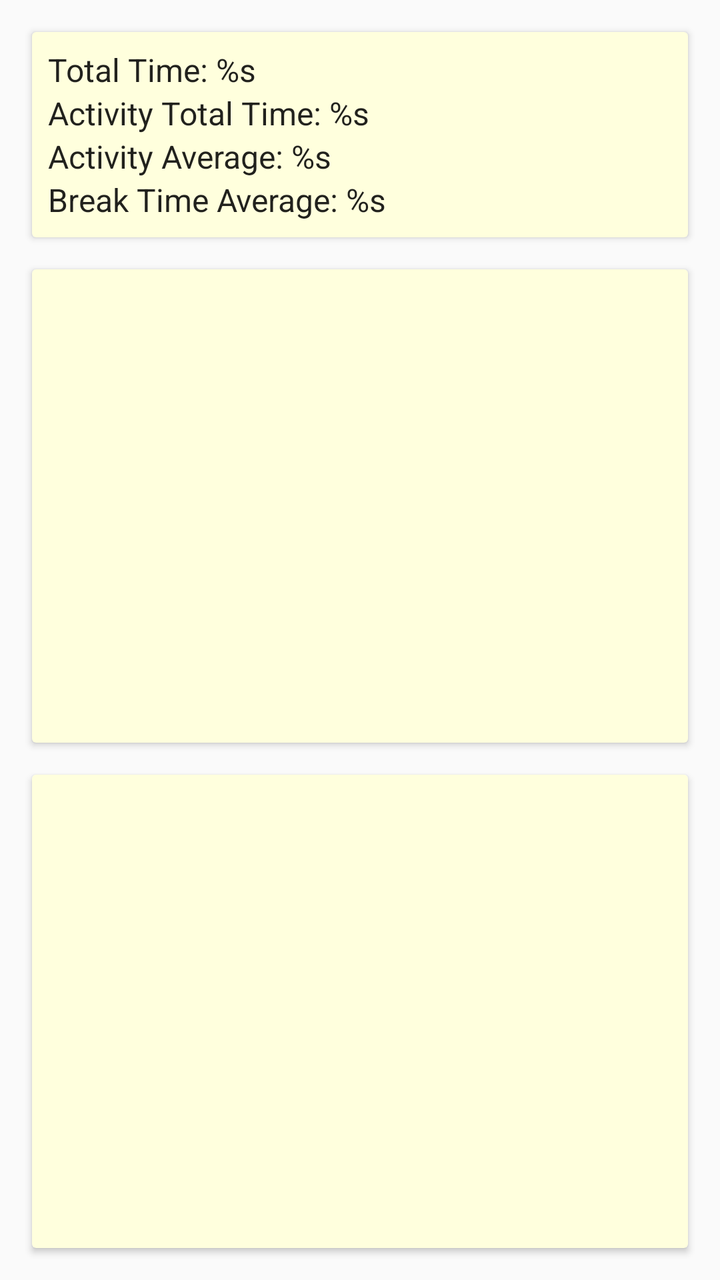
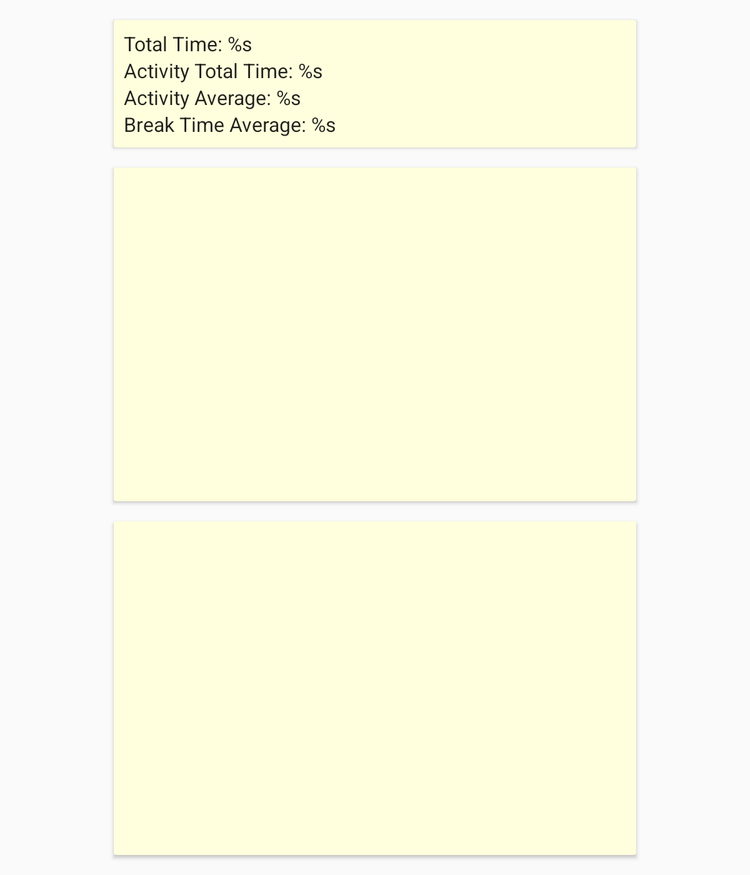

One screen, two layout resources from the same app: the default and the repository's alternative for another configuration. Each is rendered where Android would select it; the XML of both is given below.
<!-- AndroidManifest.xml: application theme AppTheme -->
<!-- res/layout/content_event_summary.xml -->
<?xml version="1.0" encoding="utf-8"?>
<android.support.constraint.ConstraintLayout xmlns:android="http://schemas.android.com/apk/res/android"
    xmlns:app="http://schemas.android.com/apk/res-auto"
    android:orientation="vertical"
    android:layout_width="match_parent"
    xmlns:tools="http://schemas.android.com/tools"
    tools:context=".EventSummaryActivity"
    tools:showIn="@layout/activity_event_summary"
    android:layout_height="match_parent"
    app:layout_behavior="@string/appbar_scrolling_view_behavior"
    >

    <android.support.v7.widget.CardView
        android:id="@+id/card_statistics"
        android:layout_width="0dp"
        android:layout_height="wrap_content"
        android:layout_margin="@dimen/base_layout_margin"
        app:layout_constraintLeft_toLeftOf="parent"
        app:layout_constraintStart_toStartOf="parent"
        app:layout_constraintRight_toRightOf="parent"
        app:layout_constraintEnd_toEndOf="parent"
        app:layout_constraintTop_toTopOf="parent"
        style="@style/CardStyle">
        <LinearLayout
            android:layout_width="match_parent"
            android:layout_height="wrap_content"
            android:padding="@dimen/small_layout_margin"
            android:orientation="vertical">
        <TextView
            android:layout_width="wrap_content"
            android:layout_height="wrap_content"
            android:id="@+id/label_time_total"
            android:textAppearance="@style/TextAppearance.AppCompat.Subhead"
            android:text="@string/label_time_total"/>

        <TextView
            android:layout_width="wrap_content"
            android:layout_height="wrap_content"
            android:id="@+id/label_activity_total"
            android:textAppearance="@style/TextAppearance.AppCompat.Subhead"
            android:text="@string/label_activity_total"/>

        <TextView
            android:layout_width="wrap_content"
            android:layout_height="wrap_content"
            android:id="@+id/label_activity_average"
            android:textAppearance="@style/TextAppearance.AppCompat.Subhead"
            android:text="@string/label_activity_average"/>

        <TextView
            android:layout_width="wrap_content"
            android:layout_height="wrap_content"
            android:id="@+id/label_break_average"
            android:textAppearance="@style/TextAppearance.AppCompat.Subhead"
            android:text="@string/label_break_average"/>
        </LinearLayout>
    </android.support.v7.widget.CardView>

    <android.support.v7.widget.CardView
        android:id="@+id/card_members"
        android:layout_width="0dp"
        android:layout_height="0dp"
        app:layout_constraintLeft_toLeftOf="parent"
        app:layout_constraintStart_toStartOf="parent"
        app:layout_constraintRight_toRightOf="parent"
        app:layout_constraintEnd_toEndOf="parent"
        app:layout_constraintTop_toBottomOf="@+id/card_details"
        app:layout_constraintBottom_toBottomOf="parent"
        app:layout_constraintVertical_weight="3"
        android:layout_margin="@dimen/base_layout_margin"
        style="@style/CardStyle">

        <android.support.v7.widget.RecyclerView
            android:layout_width="match_parent"
            android:layout_height="match_parent"
            android:padding="@dimen/small_layout_margin"
            android:id="@+id/recycler_members">
        </android.support.v7.widget.RecyclerView>

    </android.support.v7.widget.CardView>

    <android.support.v7.widget.CardView
        android:id="@+id/card_details"
        android:layout_width="0dp"
        android:layout_height="0dp"
        app:layout_constraintLeft_toLeftOf="parent"
        app:layout_constraintStart_toStartOf="parent"
        app:layout_constraintRight_toRightOf="parent"
        app:layout_constraintEnd_toEndOf="parent"
        app:layout_constraintTop_toBottomOf="@+id/card_statistics"
        app:layout_constraintBottom_toTopOf="@id/card_members"
        app:layout_constraintVertical_weight="3"
        android:layout_marginStart="@dimen/base_layout_margin"
        android:layout_marginLeft="@dimen/base_layout_margin"
        android:layout_marginEnd="@dimen/base_layout_margin"
        android:layout_marginRight="@dimen/base_layout_margin"
        android:layout_marginTop="@dimen/base_layout_margin"
        android:layout_marginBottom="0dp"
        style="@style/CardStyle">

        <android.support.v7.widget.RecyclerView
            android:layout_width="match_parent"
            android:layout_height="match_parent"
            android:padding="@dimen/small_layout_margin"
            android:id="@+id/recycler_pomodoro_list">
        </android.support.v7.widget.RecyclerView>

    </android.support.v7.widget.CardView>

</android.support.constraint.ConstraintLayout>
<!-- res/layout/activity_event_summary.xml (included above) -->
<?xml version="1.0" encoding="utf-8"?>
<android.support.design.widget.CoordinatorLayout xmlns:android="http://schemas.android.com/apk/res/android"
    xmlns:app="http://schemas.android.com/apk/res-auto"
    xmlns:tools="http://schemas.android.com/tools"
    android:layout_width="match_parent"
    android:layout_height="match_parent"
    android:background="@color/colorPrimaryDark"
    android:id="@+id/main_layout"
    tools:context="com.operationalsystems.pomodorotimer.EventSummaryActivity">


    <android.support.design.widget.AppBarLayout
        android:layout_width="match_parent"
        android:layout_height="wrap_content"
        android:theme="@style/AppTheme.AppBarOverlay">

        <android.support.v7.widget.Toolbar
            android:id="@+id/toolbar"
            android:layout_width="match_parent"
            android:layout_height="?attr/actionBarSize"
            android:background="?attr/colorPrimary"
            app:popupTheme="@style/AppTheme.PopupOverlay" />

    </android.support.design.widget.AppBarLayout>

    <include layout="@layout/content_event_summary" />

    <android.support.design.widget.FloatingActionButton
        android:id="@+id/fab"
        android:layout_width="wrap_content"
        android:layout_height="wrap_content"
        android:layout_gravity="bottom|end"
        android:layout_margin="@dimen/fab_margin"
        android:contentDescription="@string/fab_remove_event"
        app:srcCompat="@drawable/ic_remove_dk_24dp" />

</android.support.design.widget.CoordinatorLayout>
<!-- resources referenced by this layout -->
<resources>
  <color name="colorPrimaryDark">#1A66A1</color>
  <dimen name="base_layout_margin">16dp</dimen>
  <dimen name="fab_margin">16dp</dimen>
  <dimen name="small_layout_margin">8dp</dimen>
  <string name="label_activity_average">Activity Average: %s</string>
  <string name="label_activity_total">Activity Total Time: %s</string>
  <string name="label_break_average">Break Time Average: %s</string>
  <string name="label_time_total">Total Time: %s</string>
  <style name="AppTheme.AppBarOverlay" parent="ThemeOverlay.AppCompat.Dark.ActionBar" />
  <style name="AppTheme.PopupOverlay" parent="ThemeOverlay.AppCompat.Light" />
  <style name="CardStyle" parent="CardView">
          <item name="cardBackgroundColor">@color/item_selector</item>
      </style>
  <style name="AppTheme" parent="Theme.AppCompat.Light.DarkActionBar">
          
          <item name="colorPrimary">@color/colorPrimary</item>
          <item name="colorPrimaryDark">@color/colorPrimaryDark</item>
          <item name="colorAccent">@color/colorAccent</item>
      </style>
  <color name="colorPrimary">#1B75BB</color>
  <color name="colorAccent">#8BC53F</color>
</resources>
<!-- res/layout-w600dp-port/content_event_summary.xml (the repository's variant of the layout above) -->
<!-- drawn on a 7-inch tablet held upright -->
<?xml version="1.0" encoding="utf-8"?>
<android.support.constraint.ConstraintLayout xmlns:android="http://schemas.android.com/apk/res/android"
    xmlns:app="http://schemas.android.com/apk/res-auto"
    android:orientation="vertical"
    android:layout_width="450dp"
    xmlns:tools="http://schemas.android.com/tools"
    tools:context=".EventSummaryActivity"
    tools:showIn="@layout/activity_event_summary"
    android:layout_height="700dp"
    android:layout_gravity="center"
    app:layout_behavior="@string/appbar_scrolling_view_behavior"
    >

    <android.support.v7.widget.CardView
        android:id="@+id/card_statistics"
        android:layout_width="0dp"
        android:layout_height="wrap_content"
        android:layout_margin="@dimen/base_layout_margin"
        app:layout_constraintLeft_toLeftOf="parent"
        app:layout_constraintStart_toStartOf="parent"
        app:layout_constraintRight_toRightOf="parent"
        app:layout_constraintEnd_toEndOf="parent"
        app:layout_constraintTop_toTopOf="parent"
        style="@style/CardStyle">
        <LinearLayout
            android:layout_width="match_parent"
            android:layout_height="wrap_content"
            android:padding="@dimen/small_layout_margin"
            android:orientation="vertical">
            <TextView
                android:layout_width="wrap_content"
                android:layout_height="wrap_content"
                android:id="@+id/label_time_total"
                android:textAppearance="@style/TextAppearance.AppCompat.Subhead"
                android:text="@string/label_time_total"/>

            <TextView
                android:layout_width="wrap_content"
                android:layout_height="wrap_content"
                android:id="@+id/label_activity_total"
                android:textAppearance="@style/TextAppearance.AppCompat.Subhead"
                android:text="@string/label_activity_total"/>

            <TextView
                android:layout_width="wrap_content"
                android:layout_height="wrap_content"
                android:id="@+id/label_activity_average"
                android:textAppearance="@style/TextAppearance.AppCompat.Subhead"
                android:text="@string/label_activity_average"/>

            <TextView
                android:layout_width="wrap_content"
                android:layout_height="wrap_content"
                android:id="@+id/label_break_average"
                android:textAppearance="@style/TextAppearance.AppCompat.Subhead"
                android:text="@string/label_break_average"/>
        </LinearLayout>
    </android.support.v7.widget.CardView>

    <android.support.v7.widget.CardView
        android:id="@+id/card_details"
        android:layout_width="0dp"
        android:layout_height="0dp"
        app:layout_constraintLeft_toLeftOf="parent"
        app:layout_constraintStart_toStartOf="parent"
        app:layout_constraintRight_toRightOf="parent"
        app:layout_constraintEnd_toEndOf="parent"
        app:layout_constraintTop_toBottomOf="@+id/card_statistics"
        app:layout_constraintBottom_toTopOf="@id/card_members"
        app:layout_constraintVertical_weight="3"
        android:layout_marginStart="@dimen/base_layout_margin"
        android:layout_marginLeft="@dimen/base_layout_margin"
        android:layout_marginEnd="@dimen/base_layout_margin"
        android:layout_marginRight="@dimen/base_layout_margin"
        android:layout_marginTop="@dimen/base_layout_margin"
        android:layout_marginBottom="0dp"
        style="@style/CardStyle">

        <android.support.v7.widget.RecyclerView
            android:layout_width="match_parent"
            android:layout_height="match_parent"
            android:padding="@dimen/small_layout_margin"
            android:id="@+id/recycler_pomodoro_list">
        </android.support.v7.widget.RecyclerView>

    </android.support.v7.widget.CardView>

    <android.support.v7.widget.CardView
        android:id="@+id/card_members"
        android:layout_width="0dp"
        android:layout_height="0dp"
        app:layout_constraintLeft_toLeftOf="parent"
        app:layout_constraintStart_toStartOf="parent"
        app:layout_constraintRight_toRightOf="parent"
        app:layout_constraintEnd_toEndOf="parent"
        app:layout_constraintTop_toBottomOf="@+id/card_details"
        app:layout_constraintBottom_toBottomOf="parent"
        app:layout_constraintVertical_weight="3"
        android:layout_margin="@dimen/base_layout_margin"
        style="@style/CardStyle">

        <android.support.v7.widget.RecyclerView
            android:layout_width="match_parent"
            android:layout_height="match_parent"
            android:padding="@dimen/small_layout_margin"
            android:id="@+id/recycler_members">
        </android.support.v7.widget.RecyclerView>

    </android.support.v7.widget.CardView>

</android.support.constraint.ConstraintLayout>
<!-- res/layout/content_event_summary.xml (included above) -->
<?xml version="1.0" encoding="utf-8"?>
<android.support.constraint.ConstraintLayout xmlns:android="http://schemas.android.com/apk/res/android"
    xmlns:app="http://schemas.android.com/apk/res-auto"
    android:orientation="vertical"
    android:layout_width="match_parent"
    xmlns:tools="http://schemas.android.com/tools"
    tools:context=".EventSummaryActivity"
    tools:showIn="@layout/activity_event_summary"
    android:layout_height="match_parent"
    app:layout_behavior="@string/appbar_scrolling_view_behavior"
    >

    <android.support.v7.widget.CardView
        android:id="@+id/card_statistics"
        android:layout_width="0dp"
        android:layout_height="wrap_content"
        android:layout_margin="@dimen/base_layout_margin"
        app:layout_constraintLeft_toLeftOf="parent"
        app:layout_constraintStart_toStartOf="parent"
        app:layout_constraintRight_toRightOf="parent"
        app:layout_constraintEnd_toEndOf="parent"
        app:layout_constraintTop_toTopOf="parent"
        style="@style/CardStyle">
        <LinearLayout
            android:layout_width="match_parent"
            android:layout_height="wrap_content"
            android:padding="@dimen/small_layout_margin"
            android:orientation="vertical">
        <TextView
            android:layout_width="wrap_content"
            android:layout_height="wrap_content"
            android:id="@+id/label_time_total"
            android:textAppearance="@style/TextAppearance.AppCompat.Subhead"
            android:text="@string/label_time_total"/>

        <TextView
            android:layout_width="wrap_content"
            android:layout_height="wrap_content"
            android:id="@+id/label_activity_total"
            android:textAppearance="@style/TextAppearance.AppCompat.Subhead"
            android:text="@string/label_activity_total"/>

        <TextView
            android:layout_width="wrap_content"
            android:layout_height="wrap_content"
            android:id="@+id/label_activity_average"
            android:textAppearance="@style/TextAppearance.AppCompat.Subhead"
            android:text="@string/label_activity_average"/>

        <TextView
            android:layout_width="wrap_content"
            android:layout_height="wrap_content"
            android:id="@+id/label_break_average"
            android:textAppearance="@style/TextAppearance.AppCompat.Subhead"
            android:text="@string/label_break_average"/>
        </LinearLayout>
    </android.support.v7.widget.CardView>

    <android.support.v7.widget.CardView
        android:id="@+id/card_members"
        android:layout_width="0dp"
        android:layout_height="0dp"
        app:layout_constraintLeft_toLeftOf="parent"
        app:layout_constraintStart_toStartOf="parent"
        app:layout_constraintRight_toRightOf="parent"
        app:layout_constraintEnd_toEndOf="parent"
        app:layout_constraintTop_toBottomOf="@+id/card_details"
        app:layout_constraintBottom_toBottomOf="parent"
        app:layout_constraintVertical_weight="3"
        android:layout_margin="@dimen/base_layout_margin"
        style="@style/CardStyle">

        <android.support.v7.widget.RecyclerView
            android:layout_width="match_parent"
            android:layout_height="match_parent"
            android:padding="@dimen/small_layout_margin"
            android:id="@+id/recycler_members">
        </android.support.v7.widget.RecyclerView>

    </android.support.v7.widget.CardView>

    <android.support.v7.widget.CardView
        android:id="@+id/card_details"
        android:layout_width="0dp"
        android:layout_height="0dp"
        app:layout_constraintLeft_toLeftOf="parent"
        app:layout_constraintStart_toStartOf="parent"
        app:layout_constraintRight_toRightOf="parent"
        app:layout_constraintEnd_toEndOf="parent"
        app:layout_constraintTop_toBottomOf="@+id/card_statistics"
        app:layout_constraintBottom_toTopOf="@id/card_members"
        app:layout_constraintVertical_weight="3"
        android:layout_marginStart="@dimen/base_layout_margin"
        android:layout_marginLeft="@dimen/base_layout_margin"
        android:layout_marginEnd="@dimen/base_layout_margin"
        android:layout_marginRight="@dimen/base_layout_margin"
        android:layout_marginTop="@dimen/base_layout_margin"
        android:layout_marginBottom="0dp"
        style="@style/CardStyle">

        <android.support.v7.widget.RecyclerView
            android:layout_width="match_parent"
            android:layout_height="match_parent"
            android:padding="@dimen/small_layout_margin"
            android:id="@+id/recycler_pomodoro_list">
        </android.support.v7.widget.RecyclerView>

    </android.support.v7.widget.CardView>

</android.support.constraint.ConstraintLayout>
